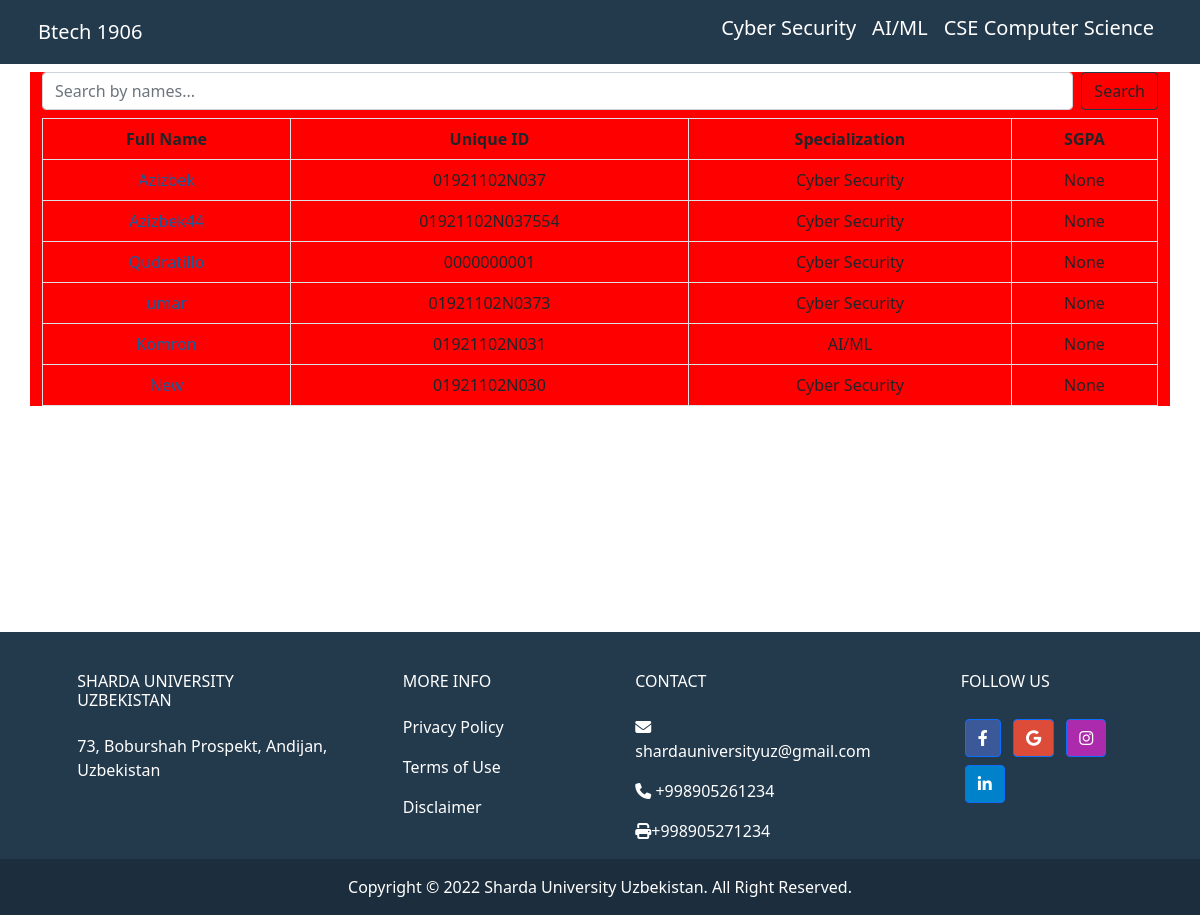
/group/Btech/1906/, run on the app's committed database.
### main/models.py (models this page shows, shortened)
class Group(models.Model):
    name = models.CharField(max_length=50)
    code = models.CharField(max_length=50, null=True, blank=True, unique=True)
    course = models.ForeignKey(Branch, on_delete=models.CASCADE, related_name='groups')
    isarchive = models.BooleanField(default=False)

class Specialization(models.Model):
    name = models.CharField(max_length=100, null=True)
    branch = models.ForeignKey(Branch, on_delete=models.CASCADE, related_name='faculty', null=True)
    def __str__(self):
        return self.name

class Student(models.Model):
    name = models.CharField(max_length=100, null=True, blank=True)
    unique_id = models.CharField(max_length=12, blank=True, null=True, unique=True)
    group = models.ForeignKey(Group, on_delete=models.DO_NOTHING,related_name="students")
    specializetion = models.ForeignKey(Specialization, on_delete=models.CASCADE, blank=True)
    cgpa = models.FloatField(null=True, blank=True)
    sgpa = models.FloatField(null=True, blank=True)

### main/views.py (the view)
# urls.py: path('group/<str:name>/<str:code>/', views.group , name='group'),
def group(request, name, code):
    global group
    group = Group.objects.get(code = code)
    spec = Specialization.objects.filter(branch = group.course)
    search = request.GET.get('search')
    if search:
        search = search.capitalize()
        print(search)
        students = group.students.filter(name__startswith = search)
    else:
        students = group.students.all()
    return render(request, 'group.html', {"specs" : spec, 'students': students, 'group' : group})

### templates/group.html (shortened to what this page needs)
{% load static %}
<!DOCTYPE html>
<html lang="en">
<head>
  <link href="https://cdn.jsdelivr.net/npm/bootstrap@5.0.2/dist/css/bootstrap.min.css" rel="stylesheet"
>
  <link rel="stylesheet" href="../styles/groups.css">
  <link rel="stylesheet" href="https://cdnjs.cloudflare.com/ajax/libs/font-awesome/6.1.1/css/all.min.css"
 />
</head>
<body>
  <header style="background-color:#23394c;color:white">
    <nav class="nav d-flex justify-content-between container navbar navbar-expand-sm  p-2">
      <div>
        <a class="navbar-brand text-dark h1 text-bold text-white" href="#">{{group.name}} {{group.code}}</a>
      </div>
      <div>
        <ul class="list-unstyled navbar-nav">
          {% for spec in specs %}
          <li class="nav-item"><a class="text-decoration-none nav-link text-white h5"
              href="{% url 'spec'  spec.id %}">{{spec.name}}</a></li>
          {% endfor %}
        </ul>
      </div>
    </nav>
  </header>
  <div style="min-height:70vh">
    <main class="content container">
      <form class="d-flex my-2" method="GET">
        <input class="form-control search-input me-2" type="search" name="search" placeholder="Search by names..."
          aria-label="Search">
        <button class="btn btn-outline-dark submit" type="submit">Search</button>
      </form>
      <table class="table table-bordered table-responsive">
        <thead>
          {% if students %}
          <tr>
            <th>Full Name</th>
            <th>Unique ID</th>
            <th>Specialization</th>
            <th>SGPA</th>
          </tr>
        </thead>
        <tbody>
          {% for student in students %}
          <tr>
            <td><a class="text-decoration-none" style="color:#1b5d9b;"
                href="{% url 'studentinfo' student.name student.id %}"> {{student.name}}
              </a></td>
            <td>{{student.unique_id}}</td>
            <td>{{student.specializetion}}</td>
            <td>{{student.sgpa}}</td>
          </tr>
          {% endfor %}
          {% else %}
          <h1 class="text-center fw-normal fs-4"> No student </h1>
          {% endif %}
        </tbody>
      </table>
    </main>
  </div>
  <div>
    <footer class="text-center text-lg-start text-white" style="background-color: #23394c">
      <div class="container p-4 pb-0">
        <section class="">
          <div class="row">
            <div class="col-md-3 col-lg-3 col-xl-3 mx-auto mt-3">
              <h6 class="text-uppercase mb-4 font-weight-bold">
                Sharda University Uzbekistan
              </h6>
              <p>
                73, Boburshah Prospekt, Andijan, Uzbekistan
              </p>
            </div>
            <div class="col-md-2 col-lg-2 col-xl-2 mx-auto mt-3">
              <h6 class="text-uppercase mb-4 font-weight-bold">More Info</h6>
              <p>
                <a target="_blank" href="https://www.shardauniversity.uz/privacy-policy"
                  class="text-white text-decoration-none">Privacy
                  Policy</a>
              </p>
              <p>
                <a target="_blank" href="https://www.shardauniversity.uz/terms-of-use"
                  class="text-white text-decoration-none">Terms of
                  Use</a>
              </p>
              <p>
                <a target="_blank" href="https://www.shardauniversity.uz/disclaimer"
                  class="text-white text-decoration-none">Disclaimer</a>
              </p>
            </div>
            <div class="col-md-4 col-lg-3 col-xl-3 mx-auto mt-3">
              <h6 class="text-uppercase mb-4 font-weight-bold">Contact</h6>
              <p><i class="fas fa-envelope mr-3"></i> shardauniversityuz@gmail.com</p>
              <p><i class="fas fa-phone mr-3"></i> +998905261234</p>
              <p><i class="fas fa-print mr-3"></i>+998905271234</p>
            </div>
            <div class="col-md-3 col-lg-2 col-xl-2 mx-auto mt-3">
              <h6 class="text-uppercase mb-4 font-weight-bold">Follow us</h6>
              <a target="_blank" class="btn btn-primary btn-floating m-1" style="background-color: #3b5998"
                href="https://www.facebook.com/ShardaUniversityUzbekistan" role="button"><i
                  class="fab fa-facebook-f"></i></a>
              <a target="_blank" class="btn btn-primary btn-floating m-1" style="background-color: #dd4b39"
                href="https://www.shardauniversity.uz/" role="button"><i class="fab fa-google"></i></a>
              <a target="_blank" class="btn btn-primary btn-floating m-1" style="background-color: #ac2bac"
                href="https://instagram.com/shardauniuz?igshid=YmMyMTA2M2Y=" role="button"><i
                  class="fab fa-instagram"></i></a>
              <a target="_blank" class="btn btn-primary btn-floating m-1" style="background-color: #0082ca"
                href="https://www.linkedin.com/company/sharda-university-uzbekistan/" role="button"><i
                  class="fab fa-linkedin-in"></i></a>
            </div>
          </div>
        </section>
      </div>
      <div class="text-center p-3" style="background-color: rgba(0, 0, 0, 0.2)">
        Copyright © <span id="year"></span> Sharda University Uzbekistan. All Right Reserved.
      </div>
    </footer>
  </div>
</body>
</html>

### static/styles/groups.css (style rules this page uses)
* { margin: 0; padding: 0; box-sizing: border-box; }
.nav { display: flex; justify-content: space-around; }
th, td { text-align: center; }
.content { background-color: red; }
.submit { border: 1px solid #23394c; }

### data on the page
Group: name "Btech", code "1906"
Specialization: name "Cyber Security"
Specialization: name "AI/ML"
Specialization: name "CSE Computer Science"
Student: unique_id "01921102N037", specializetion "Cyber Security", sgpa "None"
Student: unique_id "01921102N037554", specializetion "Cyber Security", sgpa "None"
Student: unique_id "0000000001", specializetion "Cyber Security", sgpa "None"
Student: unique_id "01921102N0373", specializetion "Cyber Security", sgpa "None"
Student: unique_id "01921102N031", specializetion "AI/ML", sgpa "None"
Student: unique_id "01921102N030", specializetion "Cyber Security", sgpa "None"
